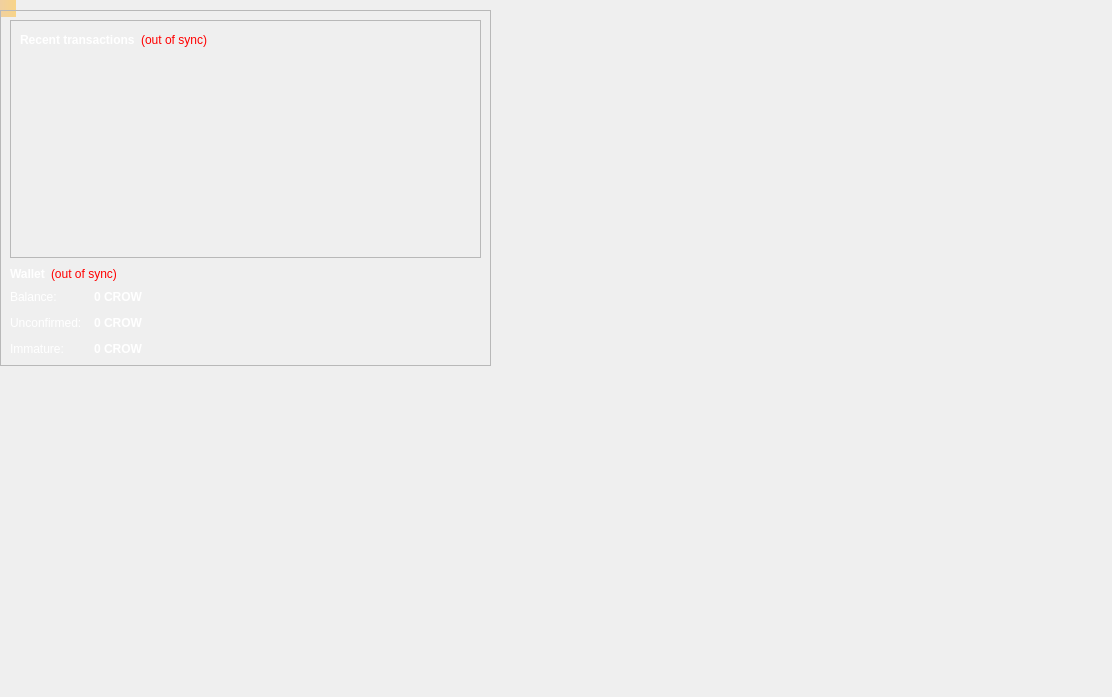
<?xml version="1.0" encoding="UTF-8"?>
<ui version="4.0">
 <class>OverviewPage</class>
 <widget class="QWidget" name="OverviewPage">
  <property name="geometry">
   <rect>
    <x>0</x>
    <y>0</y>
    <width>1112</width>
    <height>697</height>
   </rect>
  </property>
  <property name="windowTitle">
   <string>Form</string>
  </property>
  <property name="styleSheet">
   <string notr="true">color: rgb(255, 255, 255);</string>
  </property>
  <widget class="QLabel" name="labelAlerts">
   <property name="geometry">
    <rect>
     <x>0</x>
     <y>0</y>
     <width>16</width>
     <height>17</height>
    </rect>
   </property>
   <property name="visible">
    <bool>false</bool>
   </property>
   <property name="styleSheet">
    <string notr="true">background-color: qlineargradient(x1: 0, y1: 0, x2: 1, y2: 0, stop:0 #F0D0A0, stop:1 #F8D488); color:#000000;</string>
   </property>
   <property name="wordWrap">
    <bool>true</bool>
   </property>
   <property name="margin">
    <number>3</number>
   </property>
  </widget>
  <widget class="QPushButton" name="pushButton">
   <property name="geometry">
    <rect>
     <x>210</x>
     <y>470</y>
     <width>131</width>
     <height>51</height>
    </rect>
   </property>
   <property name="styleSheet">
    <string notr="true">background-image: url(:/images/b3);</string>
   </property>
   <property name="text">
    <string/>
   </property>
   <property name="flat">
    <bool>true</bool>
   </property>
  </widget>
  <widget class="QPushButton" name="pushButton_2">
   <property name="geometry">
    <rect>
     <x>70</x>
     <y>470</y>
     <width>131</width>
     <height>51</height>
    </rect>
   </property>
   <property name="styleSheet">
    <string notr="true">background-image: url(:/images/b4);</string>
   </property>
   <property name="text">
    <string/>
   </property>
   <property name="flat">
    <bool>true</bool>
   </property>
  </widget>
  <widget class="QWidget" name="layoutWidget">
   <property name="geometry">
    <rect>
     <x>0</x>
     <y>10</y>
     <width>491</width>
     <height>411</height>
    </rect>
   </property>
   <layout class="QVBoxLayout" name="verticalLayout_2">
    <item>
     <widget class="QFrame" name="frame">
      <property name="frameShape">
       <enum>QFrame::StyledPanel</enum>
      </property>
      <property name="frameShadow">
       <enum>QFrame::Raised</enum>
      </property>
      <layout class="QVBoxLayout" name="verticalLayout_4">
       <item>
        <widget class="QFrame" name="frame_2">
         <property name="frameShape">
          <enum>QFrame::StyledPanel</enum>
         </property>
         <property name="frameShadow">
          <enum>QFrame::Raised</enum>
         </property>
         <layout class="QVBoxLayout" name="verticalLayout">
          <item>
           <layout class="QHBoxLayout" name="horizontalLayout_2">
            <item>
             <widget class="QLabel" name="label_4">
              <property name="text">
               <string>&lt;b&gt;Recent transactions&lt;/b&gt;</string>
              </property>
             </widget>
            </item>
            <item>
             <widget class="QLabel" name="labelTransactionsStatus">
              <property name="toolTip">
               <string>The displayed information may be out of date. Your wallet automatically synchronizes with the Crowncash network after a connection is established, but this process has not completed yet.</string>
              </property>
              <property name="styleSheet">
               <string notr="true">QLabel { color: red; }</string>
              </property>
              <property name="text">
               <string notr="true">(out of sync)</string>
              </property>
              <property name="alignment">
               <set>Qt::AlignRight|Qt::AlignTrailing|Qt::AlignVCenter</set>
              </property>
             </widget>
            </item>
            <item>
             <spacer name="horizontalSpacer">
              <property name="orientation">
               <enum>Qt::Horizontal</enum>
              </property>
              <property name="sizeHint" stdset="0">
               <size>
                <width>40</width>
                <height>20</height>
               </size>
              </property>
             </spacer>
            </item>
           </layout>
          </item>
          <item>
           <widget class="QListView" name="listTransactions">
            <property name="font">
             <font>
              <pointsize>8</pointsize>
             </font>
            </property>
            <property name="styleSheet">
             <string notr="true">QListView { background: transparent; }</string>
            </property>
            <property name="frameShape">
             <enum>QFrame::NoFrame</enum>
            </property>
            <property name="verticalScrollBarPolicy">
             <enum>Qt::ScrollBarAlwaysOff</enum>
            </property>
            <property name="horizontalScrollBarPolicy">
             <enum>Qt::ScrollBarAlwaysOff</enum>
            </property>
            <property name="selectionMode">
             <enum>QAbstractItemView::NoSelection</enum>
            </property>
           </widget>
          </item>
         </layout>
        </widget>
       </item>
       <item>
        <layout class="QHBoxLayout" name="horizontalLayout_4">
         <item>
          <widget class="QLabel" name="label_5">
           <property name="font">
            <font>
             <weight>75</weight>
             <bold>true</bold>
            </font>
           </property>
           <property name="text">
            <string>Wallet</string>
           </property>
          </widget>
         </item>
         <item>
          <widget class="QLabel" name="labelWalletStatus">
           <property name="toolTip">
            <string>The displayed information may be out of date. Your wallet automatically synchronizes with the Crowncash network after a connection is established, but this process has not completed yet.</string>
           </property>
           <property name="styleSheet">
            <string notr="true">QLabel { color: red; }</string>
           </property>
           <property name="text">
            <string notr="true">(out of sync)</string>
           </property>
           <property name="alignment">
            <set>Qt::AlignLeading|Qt::AlignLeft|Qt::AlignVCenter</set>
           </property>
          </widget>
         </item>
         <item>
          <spacer name="horizontalSpacer_2">
           <property name="orientation">
            <enum>Qt::Horizontal</enum>
           </property>
           <property name="sizeHint" stdset="0">
            <size>
             <width>40</width>
             <height>20</height>
            </size>
           </property>
          </spacer>
         </item>
        </layout>
       </item>
       <item>
        <layout class="QFormLayout" name="formLayout_2">
         <property name="fieldGrowthPolicy">
          <enum>QFormLayout::AllNonFixedFieldsGrow</enum>
         </property>
         <property name="horizontalSpacing">
          <number>12</number>
         </property>
         <property name="verticalSpacing">
          <number>12</number>
         </property>
         <item row="0" column="0">
          <widget class="QLabel" name="label">
           <property name="text">
            <string>Balance:</string>
           </property>
          </widget>
         </item>
         <item row="0" column="1">
          <widget class="QLabel" name="labelBalance">
           <property name="font">
            <font>
             <weight>75</weight>
             <bold>true</bold>
            </font>
           </property>
           <property name="cursor">
            <cursorShape>IBeamCursor</cursorShape>
           </property>
           <property name="toolTip">
            <string>Your current balance</string>
           </property>
           <property name="text">
            <string notr="true">0 CROW</string>
           </property>
           <property name="textInteractionFlags">
            <set>Qt::LinksAccessibleByMouse|Qt::TextSelectableByKeyboard|Qt::TextSelectableByMouse</set>
           </property>
          </widget>
         </item>
         <item row="1" column="0">
          <widget class="QLabel" name="label_3">
           <property name="text">
            <string>Unconfirmed:</string>
           </property>
          </widget>
         </item>
         <item row="1" column="1">
          <widget class="QLabel" name="labelUnconfirmed">
           <property name="font">
            <font>
             <weight>75</weight>
             <bold>true</bold>
            </font>
           </property>
           <property name="cursor">
            <cursorShape>IBeamCursor</cursorShape>
           </property>
           <property name="toolTip">
            <string>Total of transactions that have yet to be confirmed, and do not yet count toward the current balance</string>
           </property>
           <property name="text">
            <string notr="true">0 CROW</string>
           </property>
           <property name="textInteractionFlags">
            <set>Qt::LinksAccessibleByMouse|Qt::TextSelectableByKeyboard|Qt::TextSelectableByMouse</set>
           </property>
          </widget>
         </item>
         <item row="2" column="0">
          <widget class="QLabel" name="labelImmatureText">
           <property name="text">
            <string>Immature:</string>
           </property>
          </widget>
         </item>
         <item row="2" column="1">
          <widget class="QLabel" name="labelImmature">
           <property name="font">
            <font>
             <weight>75</weight>
             <bold>true</bold>
            </font>
           </property>
           <property name="toolTip">
            <string>Mined balance that has not yet matured</string>
           </property>
           <property name="text">
            <string notr="true">0 CROW</string>
           </property>
           <property name="textInteractionFlags">
            <set>Qt::LinksAccessibleByMouse|Qt::TextSelectableByKeyboard|Qt::TextSelectableByMouse</set>
           </property>
          </widget>
         </item>
        </layout>
       </item>
      </layout>
     </widget>
    </item>
    <item>
     <spacer name="verticalSpacer">
      <property name="orientation">
       <enum>Qt::Vertical</enum>
      </property>
      <property name="sizeHint" stdset="0">
       <size>
        <width>20</width>
        <height>40</height>
       </size>
      </property>
     </spacer>
    </item>
   </layout>
  </widget>
 </widget>
 <resources/>
 <connections/>
</ui>
